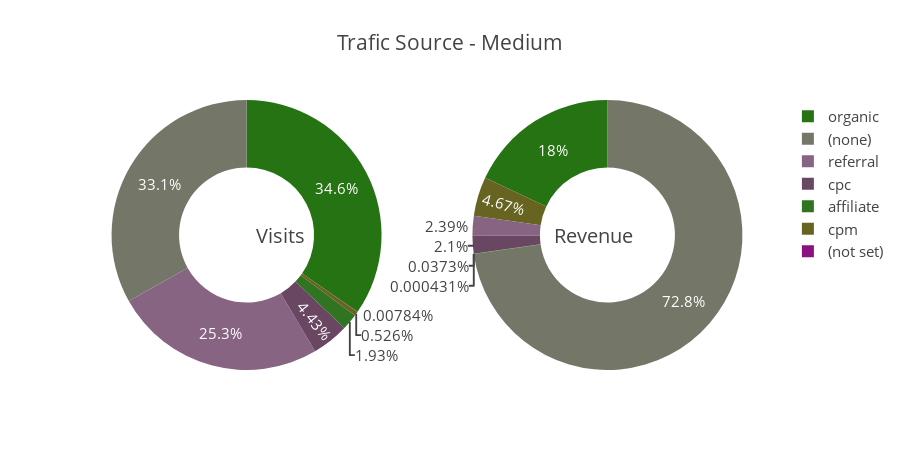

Notebook code for this chart:
### Markdown cell above
### Traffic Sources

### Code cell
PieChart("ts_medium", "Trafic Source - Medium")

### Figure 1 — Plotly figure (JSON) as saved in the notebook; plotly's stock layout.template omitted (floating-point values rounded to 4 significant figures)
{"data": [{"domain": {"x": [0, 0.48]}, "hole": 0.5, "hoverinfo": "label+percent+name", "labels": ["organic", "(none)", "referral", "cpc", "affiliate", "cpm", "(not set)"], "marker": {"colors": ["#257313", "#747768", "#876482", "#694763", "#307321", "#676421", "#891180", "#665645", "#831349", "#053939", "#427998", "#188718", "#880933", "#087765", "#212458", "#999845", "#122724", "#466851", "#477264", "#067673"]}, "name": "% Acesses", "showlegend": true, "type": "pie", "uid": "d337869f-63f3-4700-b926-304d03a9af61", "values": [591783, 565957, 432963, 75603, 32915, 8982, 134]}, {"domain": {"x": [0.52, 1]}, "hole": 0.5, "hoverinfo": "label+percent+name", "labels": ["(none)", "organic", "cpm", "referral", "cpc", "affiliate", "(not set)"], "name": "% Revenue", "showlegend": false, "type": "pie", "uid": "44a6f1f5-12c5-407d-840e-179504026d69", "values": [1685283250000, 418007490000, 108094480000, 55372710000, 48711990000, 865070000, 9990000]}], "layout": {"annotations": [{"font": {"size": 20}, "showarrow": false, "text": "Visits", "x": 0.25, "y": 0.5}, {"font": {"size": 20}, "showarrow": false, "text": "Revenue", "x": 0.8, "y": 0.5}], "font": {"size": 15}, "height": 450, "title": "Trafic Source - Medium"}}
